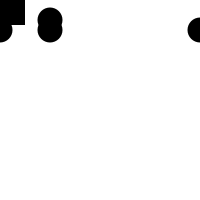
Frame 1 (no input)
Frame 60 (the mouse pressed at the canvas centre just before this capture): identical to frame 1, image omitted
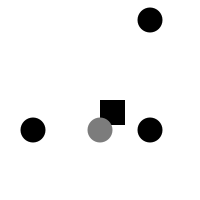
Frame 120 (the mouse held since frame 60 and released just before this capture)

The Processing sketch that drew these frames (run headless with seeded random() and noise(); from frame 60 on, the mouse is pressed at the canvas centre):

// Processing sketch: Exercise_23_1
// ── Exercise_23_1.pde
//Melissa Bradshaw 3378710
//This exercise is inclusive of 23.1

void setup(){
  size(200,200);
  smooth();
  noStroke();
}

void draw(){
  background(255);
  fill(0);
  float v= width - mouseX;
  rect(mouseX, mouseY, 25,25);
  ellipse(mouseX+50, 20, 25, 25);
  ellipse(mouseX+50, mouseY+30, 25, 25);
  ellipse(mouseX/3, mouseY+30, 25, 25);
  if ((mouseX>30) && (mouseX<200) &&
  (mouseY>60) && (mouseY<120)){
    fill(124);
  } else {
    fill (0);
  }
  ellipse(v, mouseY+30, 25, 25);
}

  
